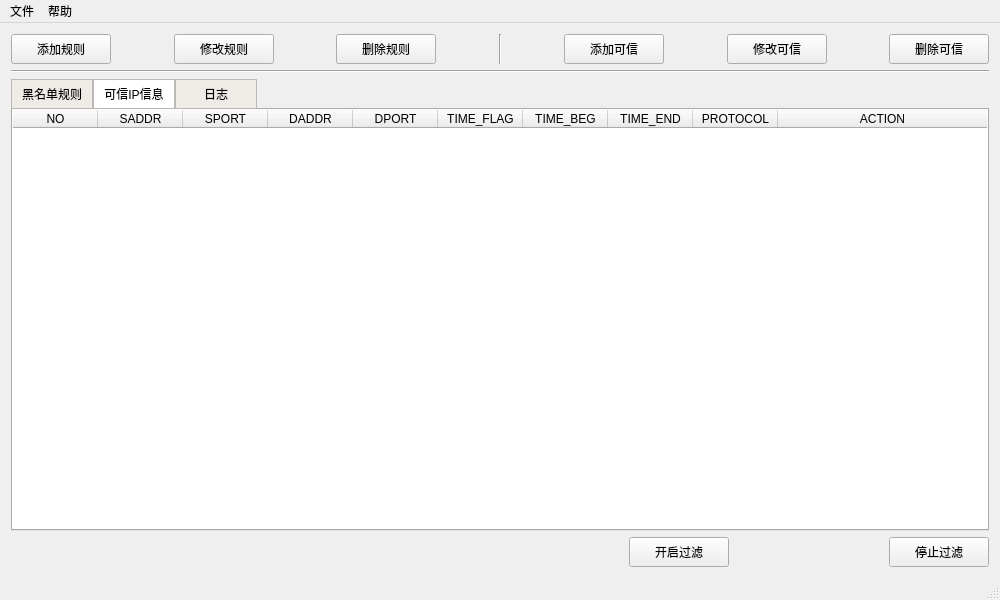
<?xml version="1.0" encoding="UTF-8"?>
<ui version="4.0">
 <class>MainWindow</class>
 <widget class="QMainWindow" name="MainWindow">
  <property name="geometry">
   <rect>
    <x>0</x>
    <y>0</y>
    <width>1000</width>
    <height>600</height>
   </rect>
  </property>
  <property name="minimumSize">
   <size>
    <width>1000</width>
    <height>600</height>
   </size>
  </property>
  <property name="maximumSize">
   <size>
    <width>1000</width>
    <height>600</height>
   </size>
  </property>
  <property name="windowTitle">
   <string>WJ firewall</string>
  </property>
  <widget class="QWidget" name="centralWidget">
   <layout class="QVBoxLayout" name="verticalLayout">
    <item>
     <layout class="QHBoxLayout" name="horizontalLayout_2">
      <property name="spacing">
       <number>20</number>
      </property>
      <item>
       <widget class="QPushButton" name="pushButton_addRule">
        <property name="minimumSize">
         <size>
          <width>100</width>
          <height>30</height>
         </size>
        </property>
        <property name="maximumSize">
         <size>
          <width>100</width>
          <height>30</height>
         </size>
        </property>
        <property name="text">
         <string>添加规则</string>
        </property>
       </widget>
      </item>
      <item>
       <spacer name="horizontalSpacer">
        <property name="orientation">
         <enum>Qt::Horizontal</enum>
        </property>
        <property name="sizeHint" stdset="0">
         <size>
          <width>40</width>
          <height>20</height>
         </size>
        </property>
       </spacer>
      </item>
      <item>
       <widget class="QPushButton" name="pushButton_modRule">
        <property name="minimumSize">
         <size>
          <width>100</width>
          <height>30</height>
         </size>
        </property>
        <property name="maximumSize">
         <size>
          <width>100</width>
          <height>30</height>
         </size>
        </property>
        <property name="text">
         <string>修改规则</string>
        </property>
       </widget>
      </item>
      <item>
       <spacer name="horizontalSpacer_9">
        <property name="orientation">
         <enum>Qt::Horizontal</enum>
        </property>
        <property name="sizeHint" stdset="0">
         <size>
          <width>40</width>
          <height>20</height>
         </size>
        </property>
       </spacer>
      </item>
      <item>
       <widget class="QPushButton" name="pushButton_delRule">
        <property name="minimumSize">
         <size>
          <width>100</width>
          <height>30</height>
         </size>
        </property>
        <property name="maximumSize">
         <size>
          <width>100</width>
          <height>30</height>
         </size>
        </property>
        <property name="text">
         <string>删除规则</string>
        </property>
       </widget>
      </item>
      <item>
       <spacer name="horizontalSpacer_5">
        <property name="orientation">
         <enum>Qt::Horizontal</enum>
        </property>
        <property name="sizeHint" stdset="0">
         <size>
          <width>40</width>
          <height>20</height>
         </size>
        </property>
       </spacer>
      </item>
      <item>
       <widget class="Line" name="line_3">
        <property name="orientation">
         <enum>Qt::Vertical</enum>
        </property>
       </widget>
      </item>
      <item>
       <spacer name="horizontalSpacer_6">
        <property name="orientation">
         <enum>Qt::Horizontal</enum>
        </property>
        <property name="sizeHint" stdset="0">
         <size>
          <width>40</width>
          <height>20</height>
         </size>
        </property>
       </spacer>
      </item>
      <item>
       <widget class="QPushButton" name="pushButton_addTrust">
        <property name="minimumSize">
         <size>
          <width>100</width>
          <height>30</height>
         </size>
        </property>
        <property name="maximumSize">
         <size>
          <width>100</width>
          <height>30</height>
         </size>
        </property>
        <property name="text">
         <string>添加可信</string>
        </property>
       </widget>
      </item>
      <item>
       <spacer name="horizontalSpacer_10">
        <property name="orientation">
         <enum>Qt::Horizontal</enum>
        </property>
        <property name="sizeHint" stdset="0">
         <size>
          <width>40</width>
          <height>20</height>
         </size>
        </property>
       </spacer>
      </item>
      <item>
       <widget class="QPushButton" name="pushButton_modTrust">
        <property name="minimumSize">
         <size>
          <width>100</width>
          <height>30</height>
         </size>
        </property>
        <property name="maximumSize">
         <size>
          <width>100</width>
          <height>30</height>
         </size>
        </property>
        <property name="text">
         <string>修改可信</string>
        </property>
       </widget>
      </item>
      <item>
       <spacer name="horizontalSpacer_4">
        <property name="orientation">
         <enum>Qt::Horizontal</enum>
        </property>
        <property name="sizeHint" stdset="0">
         <size>
          <width>40</width>
          <height>20</height>
         </size>
        </property>
       </spacer>
      </item>
      <item>
       <widget class="QPushButton" name="pushButton_delTrust">
        <property name="minimumSize">
         <size>
          <width>100</width>
          <height>30</height>
         </size>
        </property>
        <property name="maximumSize">
         <size>
          <width>100</width>
          <height>30</height>
         </size>
        </property>
        <property name="text">
         <string>删除可信</string>
        </property>
       </widget>
      </item>
     </layout>
    </item>
    <item>
     <widget class="Line" name="line">
      <property name="orientation">
       <enum>Qt::Horizontal</enum>
      </property>
     </widget>
    </item>
    <item>
     <layout class="QHBoxLayout" name="horizontalLayout">
      <item>
       <widget class="QTabWidget" name="tabWidget">
        <property name="styleSheet">
         <string notr="true">QTabBar::tab:selected{background-color:  white;}
QTabBar::tab:!selected{background-color: rgb(239, 235, 231);}
QTabBar::tab{min-width:80px; min-height:28px; border: 1px solid rgb(188, 185, 181); margin-bottom:1px;}</string>
        </property>
        <property name="currentIndex">
         <number>1</number>
        </property>
        <widget class="QWidget" name="tab_1">
         <property name="focusPolicy">
          <enum>Qt::NoFocus</enum>
         </property>
         <property name="styleSheet">
          <string notr="true"/>
         </property>
         <attribute name="title">
          <string>黑名单规则</string>
         </attribute>
         <layout class="QVBoxLayout" name="verticalLayout_2">
          <property name="spacing">
           <number>0</number>
          </property>
          <property name="leftMargin">
           <number>0</number>
          </property>
          <property name="topMargin">
           <number>0</number>
          </property>
          <property name="rightMargin">
           <number>0</number>
          </property>
          <property name="bottomMargin">
           <number>0</number>
          </property>
          <item>
           <widget class="QTableWidget" name="tableWidget">
            <property name="styleSheet">
             <string notr="true">margin:-1px;</string>
            </property>
            <property name="editTriggers">
             <set>QAbstractItemView::NoEditTriggers</set>
            </property>
            <property name="selectionMode">
             <enum>QAbstractItemView::SingleSelection</enum>
            </property>
            <property name="selectionBehavior">
             <enum>QAbstractItemView::SelectRows</enum>
            </property>
            <attribute name="horizontalHeaderMinimumSectionSize">
             <number>60</number>
            </attribute>
            <attribute name="horizontalHeaderDefaultSectionSize">
             <number>85</number>
            </attribute>
            <attribute name="horizontalHeaderHighlightSections">
             <bool>false</bool>
            </attribute>
            <attribute name="horizontalHeaderStretchLastSection">
             <bool>true</bool>
            </attribute>
            <attribute name="verticalHeaderVisible">
             <bool>false</bool>
            </attribute>
            <attribute name="verticalHeaderMinimumSectionSize">
             <number>30</number>
            </attribute>
            <attribute name="verticalHeaderHighlightSections">
             <bool>false</bool>
            </attribute>
            <column>
             <property name="text">
              <string>NO</string>
             </property>
             <property name="textAlignment">
              <set>AlignCenter</set>
             </property>
            </column>
            <column>
             <property name="text">
              <string>SADDR</string>
             </property>
             <property name="textAlignment">
              <set>AlignCenter</set>
             </property>
            </column>
            <column>
             <property name="text">
              <string>SPORT</string>
             </property>
             <property name="textAlignment">
              <set>AlignCenter</set>
             </property>
            </column>
            <column>
             <property name="text">
              <string>DADDR</string>
             </property>
             <property name="textAlignment">
              <set>AlignCenter</set>
             </property>
            </column>
            <column>
             <property name="text">
              <string>DPORT</string>
             </property>
             <property name="textAlignment">
              <set>AlignCenter</set>
             </property>
            </column>
            <column>
             <property name="text">
              <string>TIME_FLAG</string>
             </property>
             <property name="textAlignment">
              <set>AlignCenter</set>
             </property>
            </column>
            <column>
             <property name="text">
              <string>TIME_BEG</string>
             </property>
             <property name="textAlignment">
              <set>AlignCenter</set>
             </property>
            </column>
            <column>
             <property name="text">
              <string>TIME_END</string>
             </property>
             <property name="textAlignment">
              <set>AlignCenter</set>
             </property>
            </column>
            <column>
             <property name="text">
              <string>PROTOCOL</string>
             </property>
             <property name="textAlignment">
              <set>AlignCenter</set>
             </property>
            </column>
            <column>
             <property name="text">
              <string>ACTION</string>
             </property>
             <property name="textAlignment">
              <set>AlignCenter</set>
             </property>
            </column>
           </widget>
          </item>
         </layout>
        </widget>
        <widget class="QWidget" name="tab">
         <attribute name="title">
          <string>可信IP信息</string>
         </attribute>
         <layout class="QVBoxLayout" name="verticalLayout_5">
          <property name="spacing">
           <number>0</number>
          </property>
          <property name="leftMargin">
           <number>0</number>
          </property>
          <property name="topMargin">
           <number>0</number>
          </property>
          <property name="rightMargin">
           <number>0</number>
          </property>
          <property name="bottomMargin">
           <number>0</number>
          </property>
          <item>
           <widget class="QTableWidget" name="tableWidget_trust">
            <property name="styleSheet">
             <string notr="true">margin:-1px;</string>
            </property>
            <property name="editTriggers">
             <set>QAbstractItemView::NoEditTriggers</set>
            </property>
            <property name="selectionMode">
             <enum>QAbstractItemView::SingleSelection</enum>
            </property>
            <property name="selectionBehavior">
             <enum>QAbstractItemView::SelectRows</enum>
            </property>
            <attribute name="horizontalHeaderMinimumSectionSize">
             <number>60</number>
            </attribute>
            <attribute name="horizontalHeaderDefaultSectionSize">
             <number>85</number>
            </attribute>
            <attribute name="horizontalHeaderHighlightSections">
             <bool>false</bool>
            </attribute>
            <attribute name="horizontalHeaderStretchLastSection">
             <bool>true</bool>
            </attribute>
            <attribute name="verticalHeaderVisible">
             <bool>false</bool>
            </attribute>
            <attribute name="verticalHeaderMinimumSectionSize">
             <number>30</number>
            </attribute>
            <attribute name="verticalHeaderHighlightSections">
             <bool>false</bool>
            </attribute>
            <column>
             <property name="text">
              <string>NO</string>
             </property>
             <property name="textAlignment">
              <set>AlignCenter</set>
             </property>
            </column>
            <column>
             <property name="text">
              <string>SADDR</string>
             </property>
             <property name="textAlignment">
              <set>AlignCenter</set>
             </property>
            </column>
            <column>
             <property name="text">
              <string>SPORT</string>
             </property>
             <property name="textAlignment">
              <set>AlignCenter</set>
             </property>
            </column>
            <column>
             <property name="text">
              <string>DADDR</string>
             </property>
             <property name="textAlignment">
              <set>AlignCenter</set>
             </property>
            </column>
            <column>
             <property name="text">
              <string>DPORT</string>
             </property>
             <property name="textAlignment">
              <set>AlignCenter</set>
             </property>
            </column>
            <column>
             <property name="text">
              <string>TIME_FLAG</string>
             </property>
             <property name="textAlignment">
              <set>AlignCenter</set>
             </property>
            </column>
            <column>
             <property name="text">
              <string>TIME_BEG</string>
             </property>
             <property name="textAlignment">
              <set>AlignCenter</set>
             </property>
            </column>
            <column>
             <property name="text">
              <string>TIME_END</string>
             </property>
             <property name="textAlignment">
              <set>AlignCenter</set>
             </property>
            </column>
            <column>
             <property name="text">
              <string>PROTOCOL</string>
             </property>
             <property name="textAlignment">
              <set>AlignCenter</set>
             </property>
            </column>
            <column>
             <property name="text">
              <string>ACTION</string>
             </property>
             <property name="textAlignment">
              <set>AlignCenter</set>
             </property>
            </column>
           </widget>
          </item>
         </layout>
        </widget>
        <widget class="QWidget" name="tab_2">
         <attribute name="title">
          <string>日志</string>
         </attribute>
         <layout class="QVBoxLayout" name="verticalLayout_3">
          <property name="spacing">
           <number>0</number>
          </property>
          <property name="leftMargin">
           <number>0</number>
          </property>
          <property name="topMargin">
           <number>0</number>
          </property>
          <property name="rightMargin">
           <number>0</number>
          </property>
          <property name="bottomMargin">
           <number>0</number>
          </property>
          <item>
           <widget class="QPushButton" name="pushButton_logClean">
            <property name="text">
             <string>清除日志</string>
            </property>
           </widget>
          </item>
          <item>
           <widget class="QPlainTextEdit" name="plainTextEdit">
            <property name="styleSheet">
             <string notr="true">margin:-1px;</string>
            </property>
            <property name="readOnly">
             <bool>true</bool>
            </property>
           </widget>
          </item>
         </layout>
        </widget>
       </widget>
      </item>
     </layout>
    </item>
    <item>
     <layout class="QHBoxLayout" name="horizontalLayout_7">
      <item>
       <spacer name="horizontalSpacer_3">
        <property name="orientation">
         <enum>Qt::Horizontal</enum>
        </property>
        <property name="sizeHint" stdset="0">
         <size>
          <width>40</width>
          <height>20</height>
         </size>
        </property>
       </spacer>
      </item>
      <item>
       <spacer name="horizontalSpacer_8">
        <property name="orientation">
         <enum>Qt::Horizontal</enum>
        </property>
        <property name="sizeHint" stdset="0">
         <size>
          <width>40</width>
          <height>20</height>
         </size>
        </property>
       </spacer>
      </item>
      <item>
       <spacer name="horizontalSpacer_12">
        <property name="orientation">
         <enum>Qt::Horizontal</enum>
        </property>
        <property name="sizeHint" stdset="0">
         <size>
          <width>40</width>
          <height>20</height>
         </size>
        </property>
       </spacer>
      </item>
      <item>
       <spacer name="horizontalSpacer_2">
        <property name="orientation">
         <enum>Qt::Horizontal</enum>
        </property>
        <property name="sizeHint" stdset="0">
         <size>
          <width>40</width>
          <height>20</height>
         </size>
        </property>
       </spacer>
      </item>
      <item>
       <widget class="QPushButton" name="pushButton_fiterOn">
        <property name="minimumSize">
         <size>
          <width>100</width>
          <height>30</height>
         </size>
        </property>
        <property name="maximumSize">
         <size>
          <width>100</width>
          <height>30</height>
         </size>
        </property>
        <property name="text">
         <string>开启过滤</string>
        </property>
       </widget>
      </item>
      <item>
       <spacer name="horizontalSpacer_7">
        <property name="orientation">
         <enum>Qt::Horizontal</enum>
        </property>
        <property name="sizeHint" stdset="0">
         <size>
          <width>40</width>
          <height>20</height>
         </size>
        </property>
       </spacer>
      </item>
      <item>
       <widget class="QPushButton" name="pushButton_fiterOff">
        <property name="minimumSize">
         <size>
          <width>100</width>
          <height>30</height>
         </size>
        </property>
        <property name="maximumSize">
         <size>
          <width>100</width>
          <height>30</height>
         </size>
        </property>
        <property name="text">
         <string>停止过滤</string>
        </property>
       </widget>
      </item>
     </layout>
    </item>
   </layout>
  </widget>
  <widget class="QMenuBar" name="menuBar">
   <property name="geometry">
    <rect>
     <x>0</x>
     <y>0</y>
     <width>1000</width>
     <height>28</height>
    </rect>
   </property>
   <widget class="QMenu" name="menu_file">
    <property name="title">
     <string>文件</string>
    </property>
    <addaction name="action_importRules"/>
    <addaction name="action_exportRules"/>
    <addaction name="action_exitAPP"/>
   </widget>
   <widget class="QMenu" name="menu_help">
    <property name="title">
     <string>帮助</string>
    </property>
    <addaction name="action_about"/>
   </widget>
   <addaction name="menu_file"/>
   <addaction name="menu_help"/>
  </widget>
  <widget class="QStatusBar" name="statusBar">
   <property name="styleSheet">
    <string notr="true">padding-left:20px;</string>
   </property>
  </widget>
  <action name="action_importRules">
   <property name="text">
    <string>导入黑名单规则</string>
   </property>
  </action>
  <action name="action_exportRules">
   <property name="text">
    <string>导出黑名单规则</string>
   </property>
  </action>
  <action name="action_exitAPP">
   <property name="text">
    <string>退出</string>
   </property>
  </action>
  <action name="action_about">
   <property name="text">
    <string>关于</string>
   </property>
  </action>
 </widget>
 <layoutdefault spacing="6" margin="11"/>
 <resources/>
 <connections/>
</ui>
